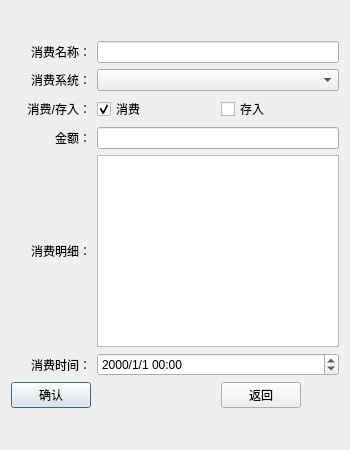
<?xml version="1.0" encoding="UTF-8"?>
<ui version="4.0">
 <class>AddConsumeRecordDialog</class>
 <widget class="QDialog" name="AddConsumeRecordDialog">
  <property name="geometry">
   <rect>
    <x>0</x>
    <y>0</y>
    <width>350</width>
    <height>450</height>
   </rect>
  </property>
  <property name="minimumSize">
   <size>
    <width>350</width>
    <height>450</height>
   </size>
  </property>
  <property name="maximumSize">
   <size>
    <width>350</width>
    <height>450</height>
   </size>
  </property>
  <property name="windowTitle">
   <string>Dialog</string>
  </property>
  <layout class="QGridLayout" name="gridLayout_2">
   <item row="0" column="0">
    <layout class="QGridLayout" name="gridLayout">
     <item row="4" column="2" colspan="2">
      <widget class="QLineEdit" name="moneyLE">
       <property name="focusPolicy">
        <enum>Qt::StrongFocus</enum>
       </property>
      </widget>
     </item>
     <item row="7" column="1">
      <widget class="QPushButton" name="conformBtn">
       <property name="sizePolicy">
        <sizepolicy hsizetype="Fixed" vsizetype="Fixed">
         <horstretch>0</horstretch>
         <verstretch>0</verstretch>
        </sizepolicy>
       </property>
       <property name="text">
        <string>确认</string>
       </property>
      </widget>
     </item>
     <item row="0" column="2" colspan="2">
      <widget class="QLineEdit" name="nameLE"/>
     </item>
     <item row="4" column="1">
      <widget class="QLabel" name="label_3">
       <property name="text">
        <string>金额：</string>
       </property>
       <property name="alignment">
        <set>Qt::AlignRight|Qt::AlignTrailing|Qt::AlignVCenter</set>
       </property>
      </widget>
     </item>
     <item row="5" column="2" colspan="2">
      <widget class="QTextEdit" name="detailTXE">
       <property name="sizePolicy">
        <sizepolicy hsizetype="Expanding" vsizetype="Fixed">
         <horstretch>0</horstretch>
         <verstretch>0</verstretch>
        </sizepolicy>
       </property>
       <property name="focusPolicy">
        <enum>Qt::StrongFocus</enum>
       </property>
      </widget>
     </item>
     <item row="6" column="2" colspan="2">
      <widget class="QDateTimeEdit" name="consumeTimeTME">
       <property name="focusPolicy">
        <enum>Qt::WheelFocus</enum>
       </property>
       <property name="time">
        <time>
         <hour>0</hour>
         <minute>0</minute>
         <second>0</second>
        </time>
       </property>
       <property name="displayFormat">
        <string>yyyy/M/d hh:mm</string>
       </property>
       <property name="currentSectionIndex">
        <number>0</number>
       </property>
      </widget>
     </item>
     <item row="2" column="1">
      <widget class="QLabel" name="label_6">
       <property name="text">
        <string>消费/存入：</string>
       </property>
       <property name="alignment">
        <set>Qt::AlignRight|Qt::AlignTrailing|Qt::AlignVCenter</set>
       </property>
      </widget>
     </item>
     <item row="2" column="2">
      <widget class="QCheckBox" name="consumeChkBox">
       <property name="sizePolicy">
        <sizepolicy hsizetype="Expanding" vsizetype="Fixed">
         <horstretch>0</horstretch>
         <verstretch>0</verstretch>
        </sizepolicy>
       </property>
       <property name="text">
        <string>消费</string>
       </property>
       <property name="checked">
        <bool>true</bool>
       </property>
      </widget>
     </item>
     <item row="5" column="1">
      <widget class="QLabel" name="label_4">
       <property name="text">
        <string>消费明细：</string>
       </property>
       <property name="alignment">
        <set>Qt::AlignRight|Qt::AlignTrailing|Qt::AlignVCenter</set>
       </property>
      </widget>
     </item>
     <item row="2" column="3">
      <widget class="QCheckBox" name="depositChkBox">
       <property name="sizePolicy">
        <sizepolicy hsizetype="Expanding" vsizetype="Fixed">
         <horstretch>0</horstretch>
         <verstretch>0</verstretch>
        </sizepolicy>
       </property>
       <property name="text">
        <string>存入</string>
       </property>
      </widget>
     </item>
     <item row="1" column="2" colspan="2">
      <widget class="QComboBox" name="savingSystemComBox">
       <property name="focusPolicy">
        <enum>Qt::WheelFocus</enum>
       </property>
      </widget>
     </item>
     <item row="1" column="1">
      <widget class="QLabel" name="label_2">
       <property name="text">
        <string>消费系统：</string>
       </property>
       <property name="alignment">
        <set>Qt::AlignRight|Qt::AlignTrailing|Qt::AlignVCenter</set>
       </property>
      </widget>
     </item>
     <item row="0" column="1">
      <widget class="QLabel" name="label">
       <property name="text">
        <string>消费名称：</string>
       </property>
       <property name="alignment">
        <set>Qt::AlignRight|Qt::AlignTrailing|Qt::AlignVCenter</set>
       </property>
      </widget>
     </item>
     <item row="6" column="1">
      <widget class="QLabel" name="label_5">
       <property name="text">
        <string>消费时间：</string>
       </property>
       <property name="alignment">
        <set>Qt::AlignRight|Qt::AlignTrailing|Qt::AlignVCenter</set>
       </property>
      </widget>
     </item>
     <item row="7" column="3">
      <widget class="QPushButton" name="returnBtn">
       <property name="sizePolicy">
        <sizepolicy hsizetype="Fixed" vsizetype="Fixed">
         <horstretch>0</horstretch>
         <verstretch>0</verstretch>
        </sizepolicy>
       </property>
       <property name="text">
        <string>返回</string>
       </property>
      </widget>
     </item>
    </layout>
   </item>
  </layout>
 </widget>
 <tabstops>
  <tabstop>nameLE</tabstop>
  <tabstop>savingSystemComBox</tabstop>
  <tabstop>moneyLE</tabstop>
  <tabstop>detailTXE</tabstop>
  <tabstop>consumeTimeTME</tabstop>
  <tabstop>conformBtn</tabstop>
  <tabstop>returnBtn</tabstop>
 </tabstops>
 <resources/>
 <connections/>
</ui>
